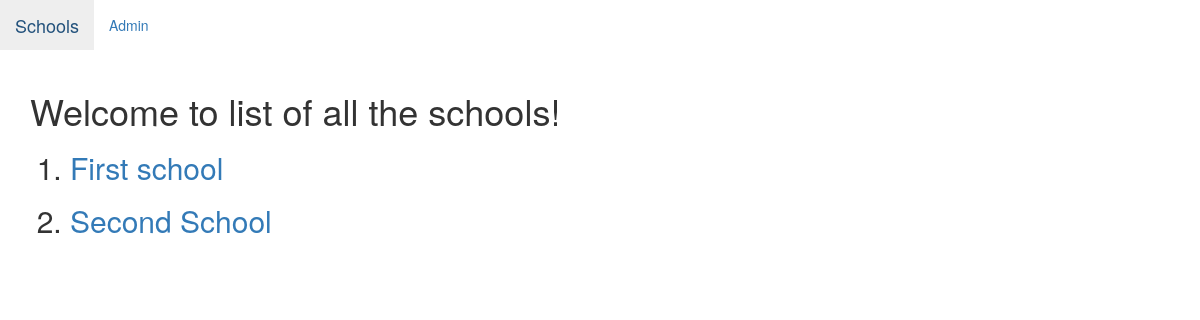
The app's page /basic_app/, older data.
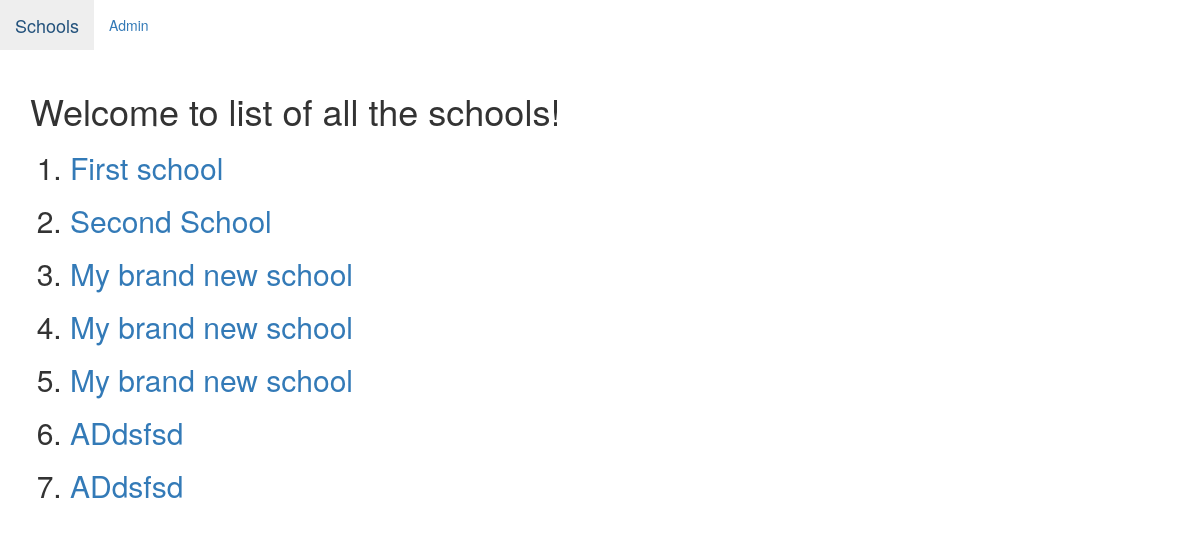
The same page, newer data.
### basic_app/models.py (models this page shows, shortened)
class School(models.Model):
    name = models.CharField(max_length=256)
    principal = models.CharField(max_length=256)
    location = models.CharField(max_length=256)

### basic_app/views.py (the view)
class SchoolListView(ListView):
    context_object_name = 'schools'
    model = models.School

### basic_app/templates/basic_app/school_list.html
{% extends "basic_app/basic_app_base.html" %}
{% block body_block %}
  <h1>Welcome to list of all the schools!</h1>
    <ol>
      {% for school in schools %}
        <h2><li><a href="{{school.id}}">{{school.name}}</a></li></h2>
      {% endfor %}
    </ol>
{% endblock %}

### basic_app/templates/basic_app/basic_app_base.html (shortened to what this page needs)
<!DOCTYPE html>
<html lang="en" dir="ltr">
  <head>
    <link rel="stylesheet" href="https://maxcdn.bootstrapcdn.com/bootstrap/3.3.7/css/bootstrap.min.css">
  </head>
  <body>
    <nav class="navbar navbar-defaul navbar-static-top">
      <ul class="nav navbar-nav">
        <li><a class="navbar-brand" href="{% url 'basic_app:list' %}">Schools</a></li>
        <li><a class="navbar-link" href="{% url 'admin:index' %}">Admin</a></li>
        <li><a class="navbar-link" href="#"></a></li>
      </ul>
    </nav>
    <div class="container">
    {% block body_block %}
    {% endblock %}
    </div>
  </body>
</html>

Row changes from the older to the newer data that the page shows:
added School: name "My brand new school"
added School: name "My brand new school"
added School: name "My brand new school"
added School: name "ADdsfsd"
added School: name "ADdsfsd"
